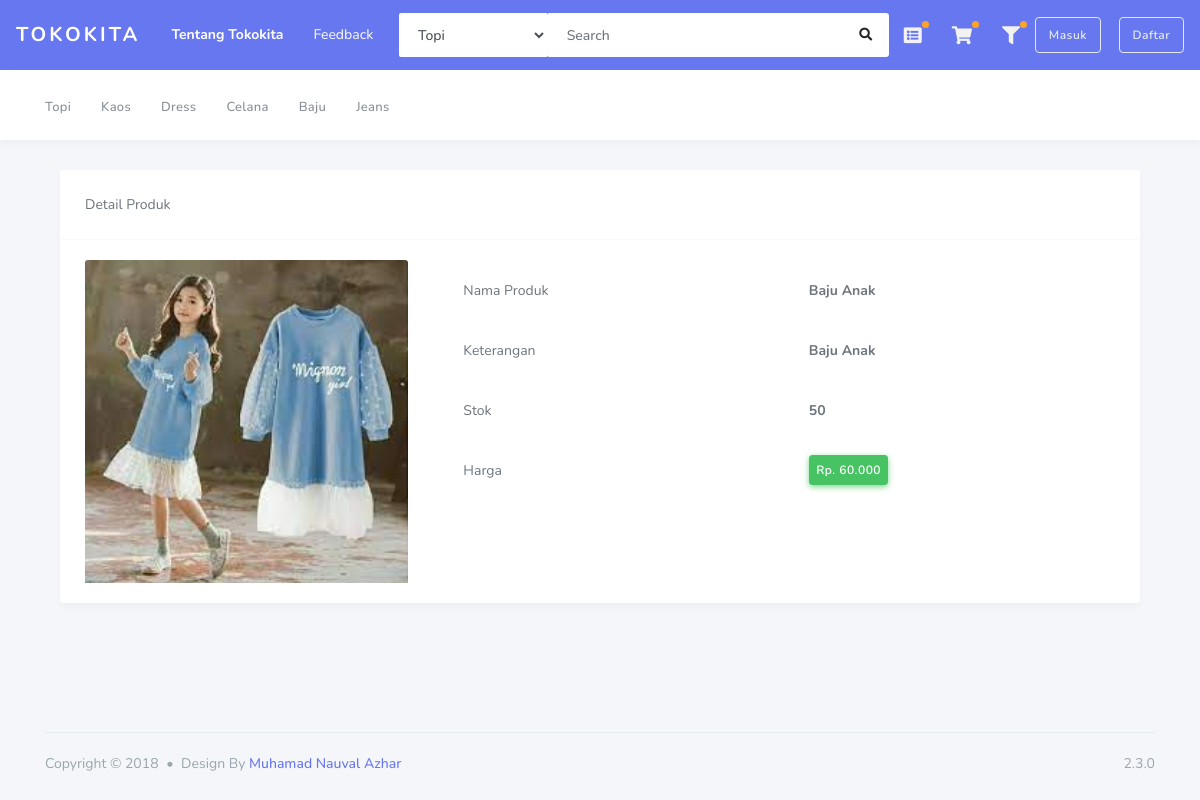
/index.php/member/detail_produk/?id=9, run on the app's committed database.
### tables this page shows
CREATE TABLE `tbl_kategori` (
  `idkat` int(5) NOT NULL,
  `namakat` varchar(30) NOT NULL
);

CREATE TABLE `tbl_produk` (
  `idProduk` int(5) NOT NULL,
  `idKat` int(5) NOT NULL,
  `idToko` int(5) NOT NULL,
  `namaProduk` varchar(50) NOT NULL,
  `foto` varchar(100) NOT NULL,
  `harga` int(10) NOT NULL,
  `hargaDiskon` int(20) NOT NULL,
  `stok` int(5) NOT NULL,
  `berat` int(5) NOT NULL,
  `deskripsi` text NOT NULL
);

### application/libraries/Template.php (called while the page is built)
<?php if ( ! defined('BASEPATH')) exit('No direct script access allowed');
class Template {
		var $template_data = array();
		function set($name, $value)
		{
			$this->template_data[$name] = $value;
		}
		function load($template = '', $view = '' , $view_data = array(), $return = FALSE)
		{
			$this->CI =& get_instance();
			$this->set('contents', $this->CI->load->view($view, $view_data, TRUE));
			return $this->CI->load->view($template, $this->template_data, $return);
		}
}

### application/controllers/Member.php (called while the page is built, shortened)
<?php
class Member extends CI_Controller
{
    public function detail_produk()
    {
        $id = $this->input->get('id');
        $data['kategori'] = $this->Mfrontend->get_all_kategori()->result();
        $data['produk'] = $this->Mfrontend->detail_produk(['idProduk' => $id])->result_array();
        $this->template->load('layout_frontend', 'frontend/detail_produk', $data);
    }
}

### index.php (called while the page is built, shortened)
<?php
require_once BASEPATH.'core/CodeIgniter.php';

### application/models/Mfrontend.php (called while the page is built, shortened)
<?php
class Mfrontend extends CI_Model
{
    public function get_all_kategori()
    {
        return $this->db->get('tbl_kategori');
    }
    public function detail_produk($dataProduk)
    {
        return $this->db->get_where('tbl_produk', $dataProduk);
    }
}

### application/views/layout_frontend.php (the view, shortened to what this page needs)
<!DOCTYPE html>
<html lang="en">
<head>
    <link rel="stylesheet" href="https://stackpath.bootstrapcdn.com/bootstrap/4.3.1/css/bootstrap.min.css">
    <link rel="stylesheet" href="https://use.fontawesome.com/releases/v5.7.2/css/all.css">
    <link rel="stylesheet" href="<?php echo base_url('assets/admin/assets/css/style.css'); ?>">
    <link rel="stylesheet" href="<?php echo base_url('assets/admin/assets/css/components.css'); ?>">
</head>
<body class="layout-3">
    <div id="app">
        <div class="main-wrapper container">
            <nav class="navbar navbar-expand-lg main-navbar">
                <a href="<?php echo site_url('Home'); ?>" class="navbar-brand sidebar-gone-hide">Tokokita</a>
                <div class="nav-collapse">
                    <ul class="navbar-nav">
                        <li class="nav-item active"><a href="#" class="nav-link">Tentang Tokokita</a></li>
                        <li class="nav-item"><a href="<?php echo site_url('saran/interface') ?>" class="nav-link">Feedback</a></li>
                    </ul>
                </div>
                <form class="form-inline ml-auto" method="POST" action="<?php echo site_url('home/search'); ?>">
                    <div class="search-element">
                        <select data-width="150" class="form-control">
                            <?php foreach ($kategori as $val) { ?>
                                <option class="form-control"><?php echo $val->namakat ?></option>
                            <?php } ?>
                        </select>
                        <form method="POST" action="<?php echo site_url('home/search'); ?>">
                            <input class="form-control" type="text" name="keyword" placeholder="Search" data-width="300">
                            <button type="submit" class="btn"><i class="fas fa-search"></i></button>
                        </form>
                    </div>
                </form>
                <ul class="navbar-nav navbar-right">
                    <li class="dropdown dropdown-list-toggle"><a href="#" data-toggle="dropdown" class="nav-link notification-toggle nav-link-lg beep"><i class="fa fa-list-alt" aria-hidden="true"></i></a>
                    </li>
                    <li><a href="<?php echo site_url('Member/keranjang'); ?>" class="nav-link  nav-link-lg beep"><i class="fas fa-shopping-cart"></i></a>
                    </li>
                    <li class="dropdown dropdown-list-toggle"><a href="#" data-toggle="dropdown" class="nav-link notification-toggle nav-link-lg beep"><i class="fa fa-filter" aria-hidden="true"></i></a>
                    </li>
                </ul>
                <?php if (!empty($this->session->userdata('id'))) { ?>
                    <a href="<?php echo site_url('Member/dashboard'); ?>" class="btn btn-outline-light">Menu Member</a>
                    &nbsp; &nbsp; &nbsp;
                    <a href="<?php echo site_url('Member/logout'); ?>" class="btn btn-outline-light">Logout</a>
                <?php } else { ?>
                    <a href="<?php echo site_url('Home/Login'); ?>" class="btn btn-outline-light">Masuk</a>
                    <a href="<?php echo site_url('Home/register'); ?>" class="btn btn-outline-light">Daftar</a>
                <?php } ?>
            </nav>
            <nav class="navbar navbar-secondary navbar-expand-lg">
                <div class="container">
                    <ul class="navbar-nav">
                        <?php foreach ($kategori as $val) { ?>
                            <li class="nav-item">
                                <a href="#" class="nav-link"><span><?php echo $val->namakat; ?></span></a>
                            </li>
                        <?php } ?>
                    </ul>
                </div>
            </nav>
            <?= $contents ?>
            <footer class="main-footer">
                <div class="footer-left">
                    Copyright &copy; 2018 <div class="bullet"></div> Design By <a href="https://nauval.in/">Muhamad Nauval Azhar</a>
                </div>
                <div class="footer-right">
                    2.3.0
                </div>
            </footer>
        </div>
    </div>
</body>
</html>

### application/views/frontend/detail_produk.php (shortened to what this page needs)
<!DOCTYPE html>
<html lang="en">
<head>
</head>
<body>
    <div class="main-content">
        <div class="container-fluid">
            <div class="card">
                <div class="card-header">
                    Detail Produk
                </div>
                <div class="card-body">
                    <?php foreach ($produk as $brg) : ?>
                        <div class="row">
                            <div class="col-md-4"> <img src="<?php echo base_url() . 'upload_produk/' . $brg['foto'] ?>" class="card-img-top"></div>
                            <div class="col-md-8">
                                <table class="table">
                                    <tr>
                                        <td> Nama Produk </td>
                                        <td><b><?php echo $brg['namaProduk'] ?></b></td>
                                    </tr>
                                    <tr>
                                        <td> Keterangan </td>
                                        <td><b><?php echo $brg['deskripsi'] ?></b></td>
                                    </tr>
                                    <tr>
                                        <td> Stok </td>
                                        <td><b><?php echo $brg['stok'] ?></b></td>
                                    </tr>
                                    <tr>
                                        <td> Harga </td>
                                        <td> <b>
                                                <div class="btn btn-sm btn-success">Rp. <?php echo number_format($brg['harga'], 0, ',', '.') ?></div>
                                            </b></td>
                                    </tr>
                                </table>
                            </div>
                        </div>
                    <?php endforeach; ?>
                </div>
            </div>
        </div>
    </div>
</body>
</html>

### data on the page
tbl_kategori: namakat "Topi"
tbl_kategori: namakat "Kaos"
tbl_kategori: namakat "Dress"
tbl_kategori: namakat "Celana"
tbl_kategori: namakat "Baju"
tbl_kategori: namakat "Jeans"
tbl_produk: foto (picture), namaProduk "Baju Anak", deskripsi "Baju Anak", stok "50", harga "60.000"

### other printed values
form field value "Topi"
